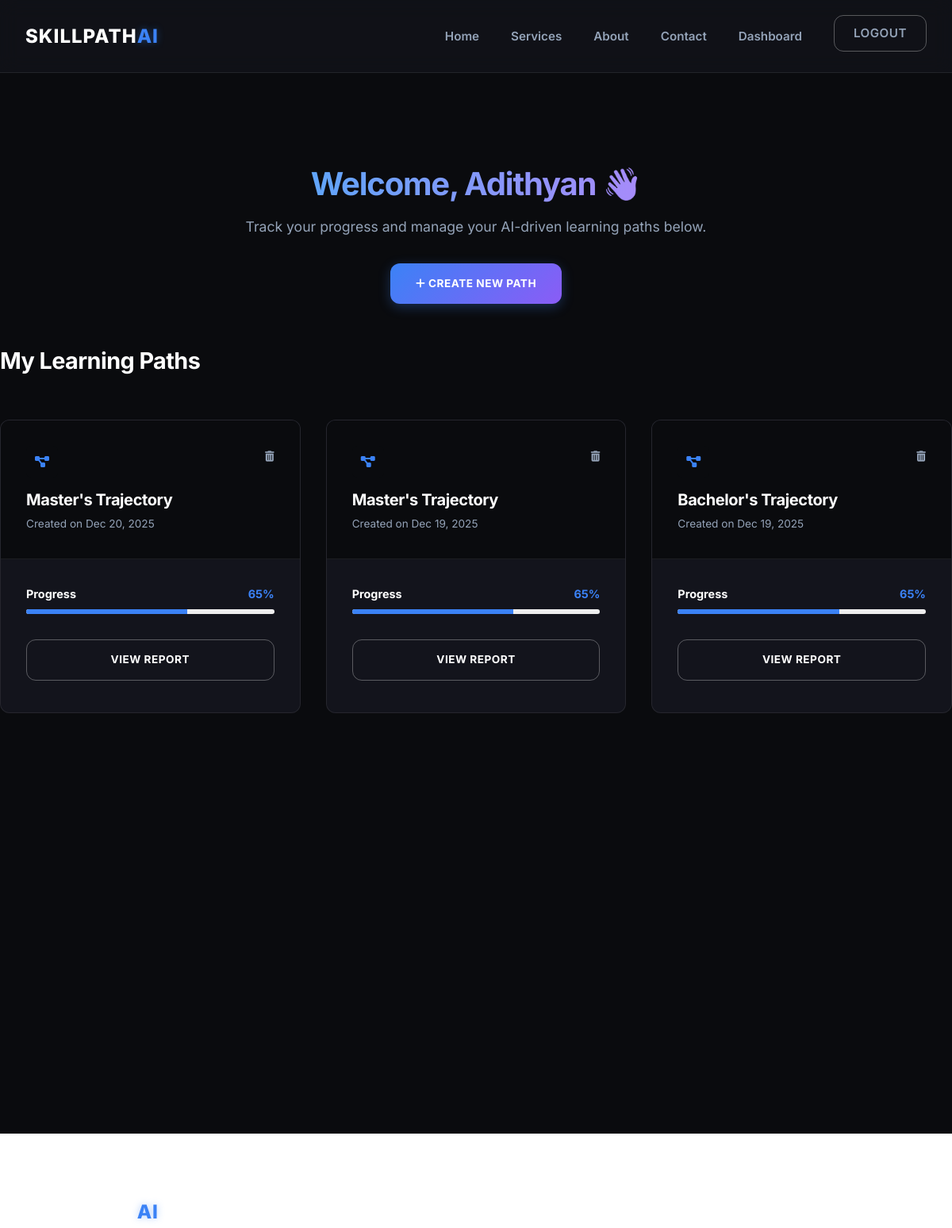
Before: /dashboard/ (signed in, upper part) with the older database file.
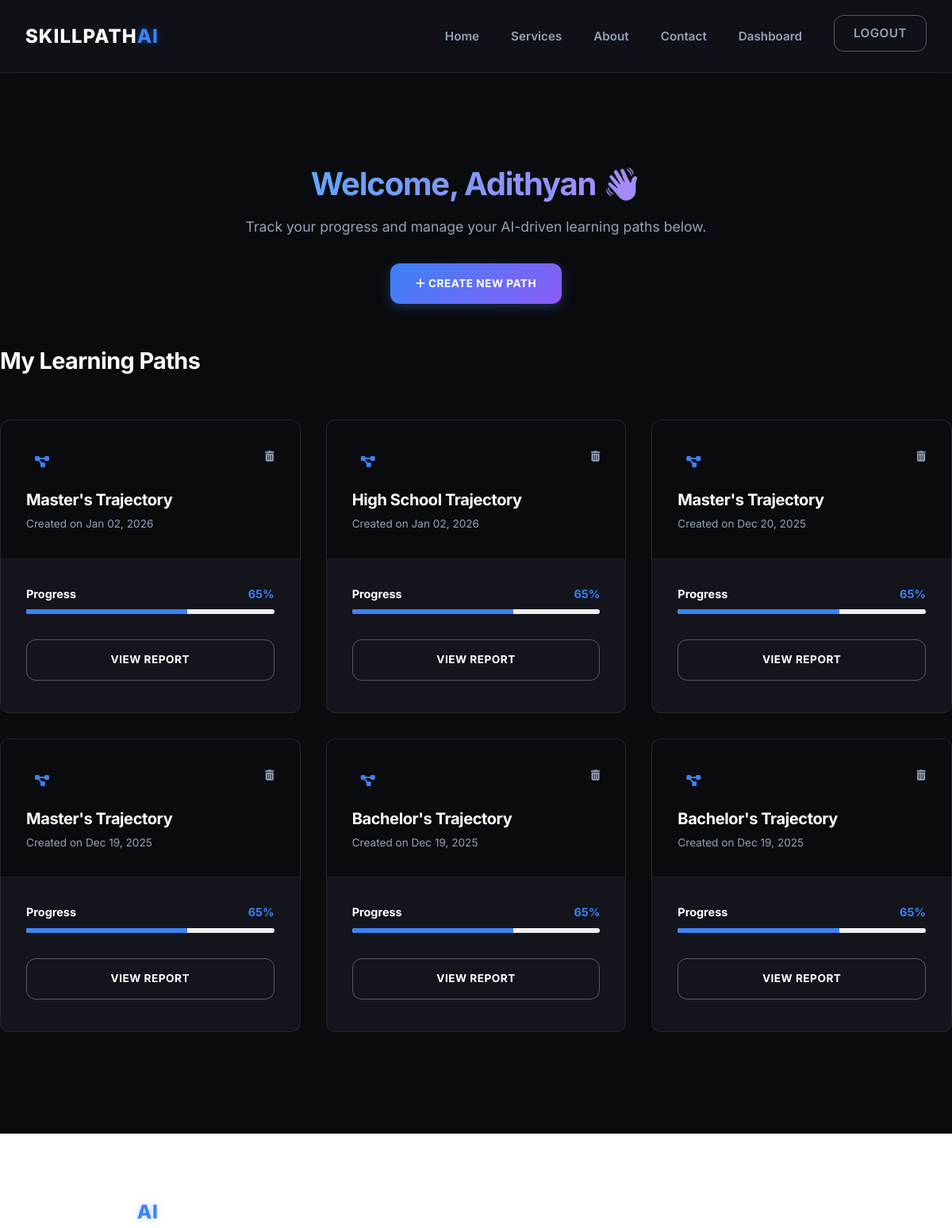
After: the same page with the newer database file.
### recommender/models.py (models this page shows, shortened)
class UserRecommendation(models.Model):
    user = models.ForeignKey(User, on_delete=models.CASCADE, related_name='recommendations')
    selected_interests = models.ManyToManyField(Interest)
    selected_skills = models.ManyToManyField(Skill)
    education_level = models.CharField(max_length=100)
    preferred_work_type = models.CharField(max_length=50)
    recommended_careers = models.ManyToManyField(Career)
    results_json = models.TextField(blank=True, help_text="Stored scoring, reasoning and gap analysis")
    created_at = models.DateTimeField(auto_now_add=True)
    feedback_given = models.BooleanField(default=False)

### recommender/views.py (the view)
# urls.py: path('dashboard/', views.dashboard, name='dashboard'),
@login_required
def dashboard(request):
    recommendations = UserRecommendation.objects.filter(user=request.user).order_by('-created_at')
    return render(request, 'recommender/dashboard.html', {'recommendations': recommendations})

### templates/recommender/dashboard.html (shortened to what this page needs)
{% extends 'recommender/base.html' %}
{% load static %}
{% block body_class %}dashboard-page{% endblock %}
{% block content %}
<div class="container section-padding" style="min-height: 60vh;">
    <div style="text-align: center; margin-bottom: 3rem;">
        <h1 style="font-size: 2.5rem; margin-bottom: 1rem;">Welcome, {{ user.username|title }} 👋</h1>
        <p style="font-size: 1.1rem; max-width: 600px; margin: 0 auto;">
            Track your progress and manage your AI-driven learning paths below.
        </p>
        <div style="margin-top: 2rem;">
            <a href="{% url 'recommend' %}" class="btn btn-primary">
                <i class="fas fa-plus"></i> Create New Path
            </a>
        </div>
    </div>
    <div style="margin-bottom: 2rem; display: flex; align-items: center; justify-content: space-between;">
        <h2 style="font-size: 1.8rem;">My Learning Paths</h2>
    </div>
    {% if recommendations %}
    <div class="grid-container"
        style="display: grid; grid-template-columns: repeat(auto-fill, minmax(300px, 1fr)); gap: 2rem;">
        {% for rec in recommendations %}
        <div class="card"
            style="padding: 0; overflow: hidden; border: 1px solid var(--border-gray); transition: transform 0.3s ease;">
            <div style="padding: 2rem; border-bottom: 1px solid var(--border-gray); background: var(--bg-soft);">
                <div style="display: flex; justify-content: space-between; align-items: flex-start;">
                    <div class="icon-box" style="margin-bottom: 1rem;">
                        <i class="fas fa-project-diagram"></i>
                    </div>
                    <form action="{% url 'delete_recommendation' rec.pk %}" method="post"
                        onsubmit="return confirm('Delete this path?');">
                        <button type="submit"
                            style="background: none; border: none; cursor: pointer; color: var(--text-muted); padding: 0;">
                            <i class="fas fa-trash-alt"></i>
                        </button>
                    </form>
                </div>
                <h3 style="font-size: 1.25rem; margin-bottom: 0.5rem;">{{ rec.education_level }} Trajectory</h3>
                <p style="font-size: 0.85rem; margin: 0;">Created on {{ rec.created_at|date:"M d, Y" }}</p>
            </div>
            <div style="padding: 2rem;">
                <div
                    style="display: flex; justify-content: space-between; font-size: 0.9rem; font-weight: 700; margin-bottom: 0.5rem;">
                    <span>Progress</span>
                    <span style="color: var(--primary-green);">65%</span>
                </div>
                <div style="height: 6px; background: #eee; border-radius: 3px; overflow: hidden;">
                    <div style="width: 65%; height: 100%; background: var(--primary-green);"></div>
                </div>
                <div style="margin-top: 2rem; text-align: center;">
                    <a href="{% url 'result' rec.pk %}" class="btn btn-outline" style="width: 100%;">View Report</a>
                </div>
            </div>
        </div>
        {% endfor %}
    </div>
    {% endif %}
</div>
{% endblock %}

Changed rows visible on the page:
added UserRecommendation: education_level "Master's", created_at "Jan 02, 2026"
added UserRecommendation: education_level "High School", created_at "Jan 02, 2026"
now on this page (row unchanged): UserRecommendation: education_level "Bachelor's", created_at "Dec 19, 2025"
